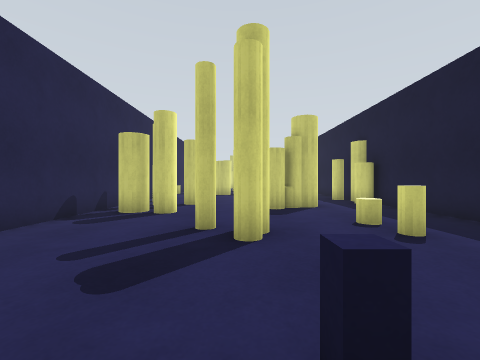
View 1 (above)

16 first-person views from a walk through a world built for the Gazebo simulator. The camera is 0.94 m above the floor, looks level and sees 90° across. The floor is counted in squares, 1 m on a side. Each view is taken from the middle of a square. On the plan, view 1 faces up. The plan holds only what a view shows up to about 10 squares ahead; the rest is blank. The place goes on beyond the plan.

View 2
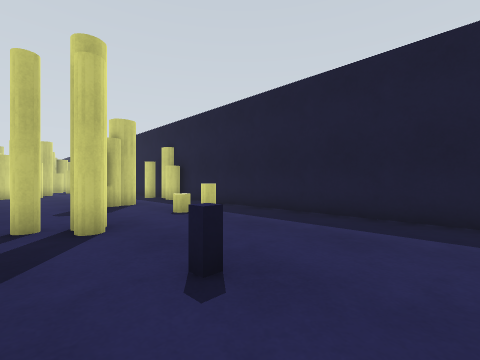

View 3
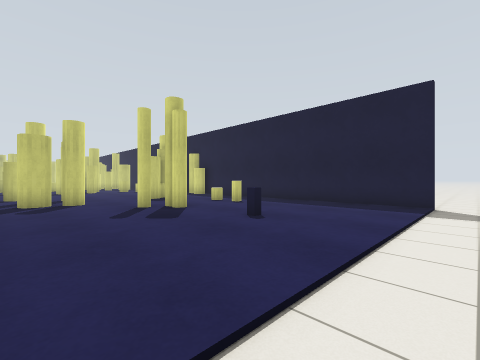

View 4
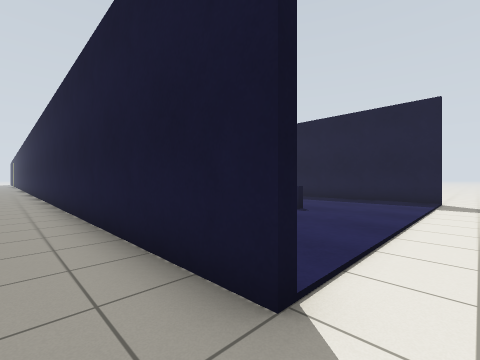

View 5
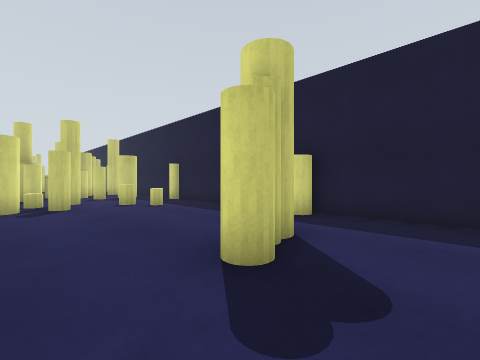

View 6
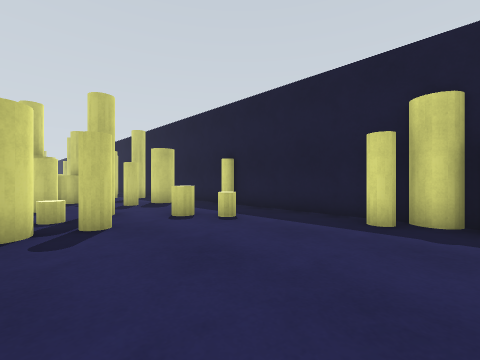

View 7
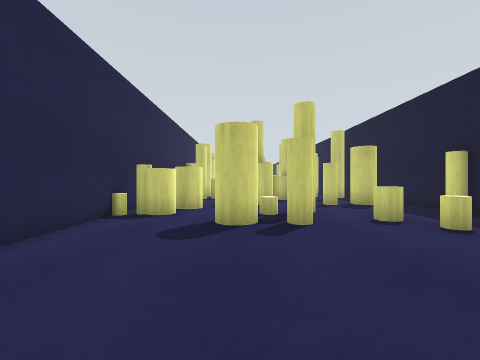

View 8
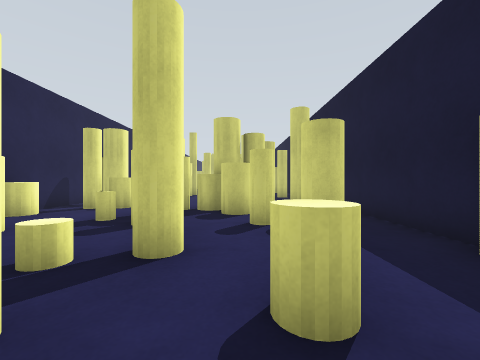

View 9
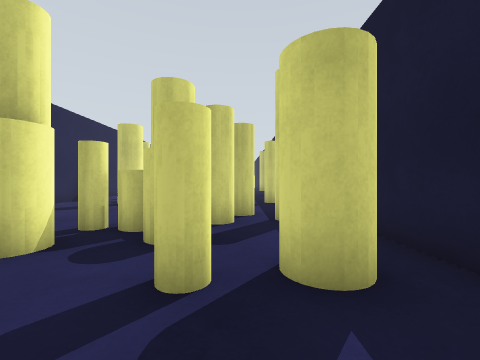

View 10
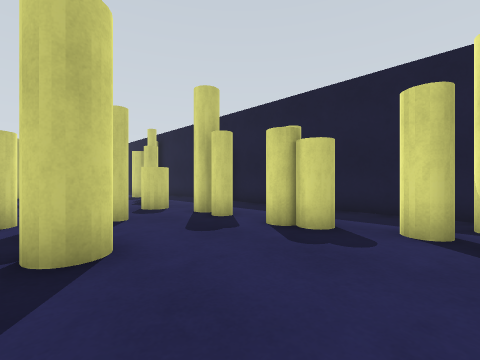

View 11
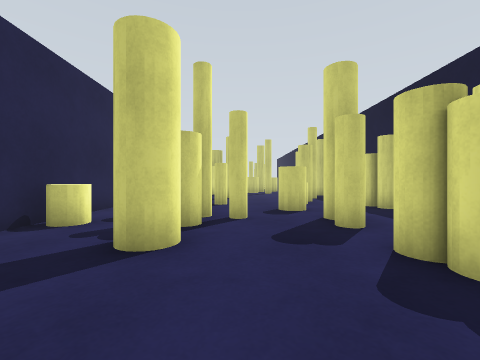

View 12
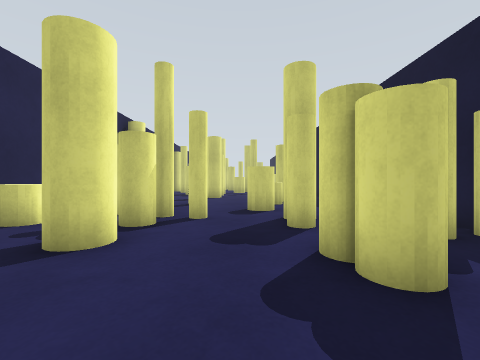

View 13
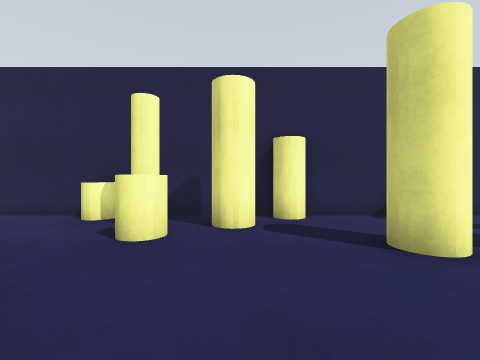

View 14
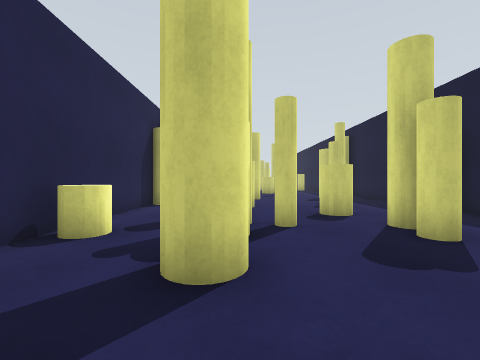

View 15
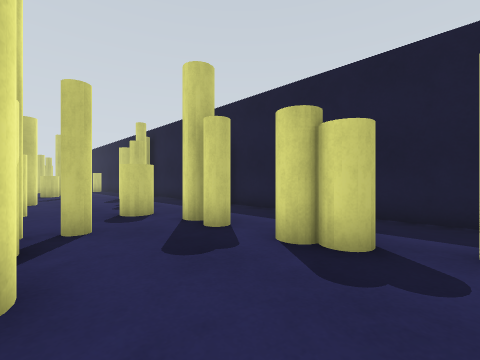

View 16
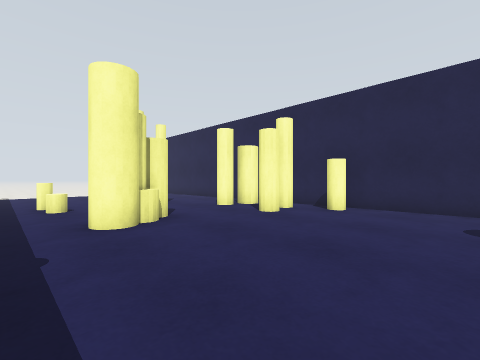

### Floor plan
Points are (right, up) in squares from view 1. A wall is a line through its corners. A room is listed if a view was taken in it or the views show most of it. See-through windows are left out.
Room 1 (views 1, 2, 3, 5, 6, 7, 8, 9, 10, 11, 12, 13, 14, 15, 16)
walls: (5.4, 12.4) (5.4, 30.5); (-4.4, 19.4) (-4.4, 4.4); (-4.4, 23.8) (-4.4, 21.6); (5.4, -2.1) (5.4, 8.5); (-4.4, 32.1) (-4.4, 25.8)
ways out: opening at (-5, -3) to room 2
objects: yellow cylinder (-4, 11); yellow cylinder (-4, 17); yellow cylinder (-4, 20) to (-4, 21); yellow cylinder (-4, 25); yellow cylinder (-4, 28); yellow cylinder (-4, 33); yellow cylinder (-3, 7); yellow pole (-3, 9); yellow cylinder (-3, 17); yellow cylinder (-3, 18); yellow pole (-3, 22); yellow cylinder (-3, 24); yellow pole (-2, 7); yellow pole (-2, 9); yellow cylinder (-2, 22); yellow cylinder (-2, 26) to (-1, 27); yellow cylinder (-2, 30); yellow pole (-1, 5); yellow cylinder (-1, 15) to (-1, 16); yellow cylinder (-1, 20); yellow cylinder (-1, 28); yellow pole (-1, 29); yellow cylinder (-1, 32); other object (0, 1); yellow pole (0, 4); yellow cylinder (0, 15); yellow cylinder (0, 17); yellow cylinder (0, 19); yellow pole (0, 20) to (0, 21); yellow cylinder (0, 22); yellow pole (0, 29); yellow cylinder (1, 8); yellow pole (1, 17); yellow cylinder (1, 22); yellow cylinder (1, 30) to (2, 31); yellow pole (2, 8) to (2, 9); yellow cylinder (2, 16); yellow cylinder (2, 19); yellow cylinder (2, 21); yellow cylinder (2, 22); yellow cylinder (2, 26) to (3, 26); yellow cylinder (2, 28); yellow pole (2, 29) to (3, 29); yellow cylinder (2, 32) to (2, 33); yellow cylinder (3, 4); yellow cylinder (3, 5); yellow cylinder (3, 9); yellow cylinder (3, 15); yellow cylinder (3, 22); yellow cylinder (3, 23) to (3, 24); yellow cylinder (3, 25); yellow pole (3, 33); yellow cylinder (4, 19) to (4, 20); yellow pole (4, 23); yellow pole (4, 27); yellow cylinder (5, 9) to (5, 10); yellow cylinder (5, 11) to (5, 12); yellow cylinder (5, 17); yellow pole (5, 27); yellow pole (5, 31); yellow pole (5, 32); yellow cylinder (6, 11)
Room 2 (view 4)
walls: (-4.6, -2) (-4.6, 9.6)
ways out: opening at (-5, -3) to room 1

Positions as (right, up) in squares from view 1, and headings:
1: (0, 0), facing up
2: (-1, -1), facing up-right
3: (-4, -3), facing up-right
4: (-6, -3), facing up-right
5: (-1, 6), facing up-right
6: (-1, 10), facing up-right
7: (-1, 10), facing up
8: (2, 14), facing up
9: (3, 17), facing up
10: (-2, 23), facing up-right
11: (0, 23), facing up
12: (1, 23), facing up
13: (2, 24), facing left
14: (-1, 24), facing up
15: (-1, 24), facing up-right
16: (4, 14), facing down-left
